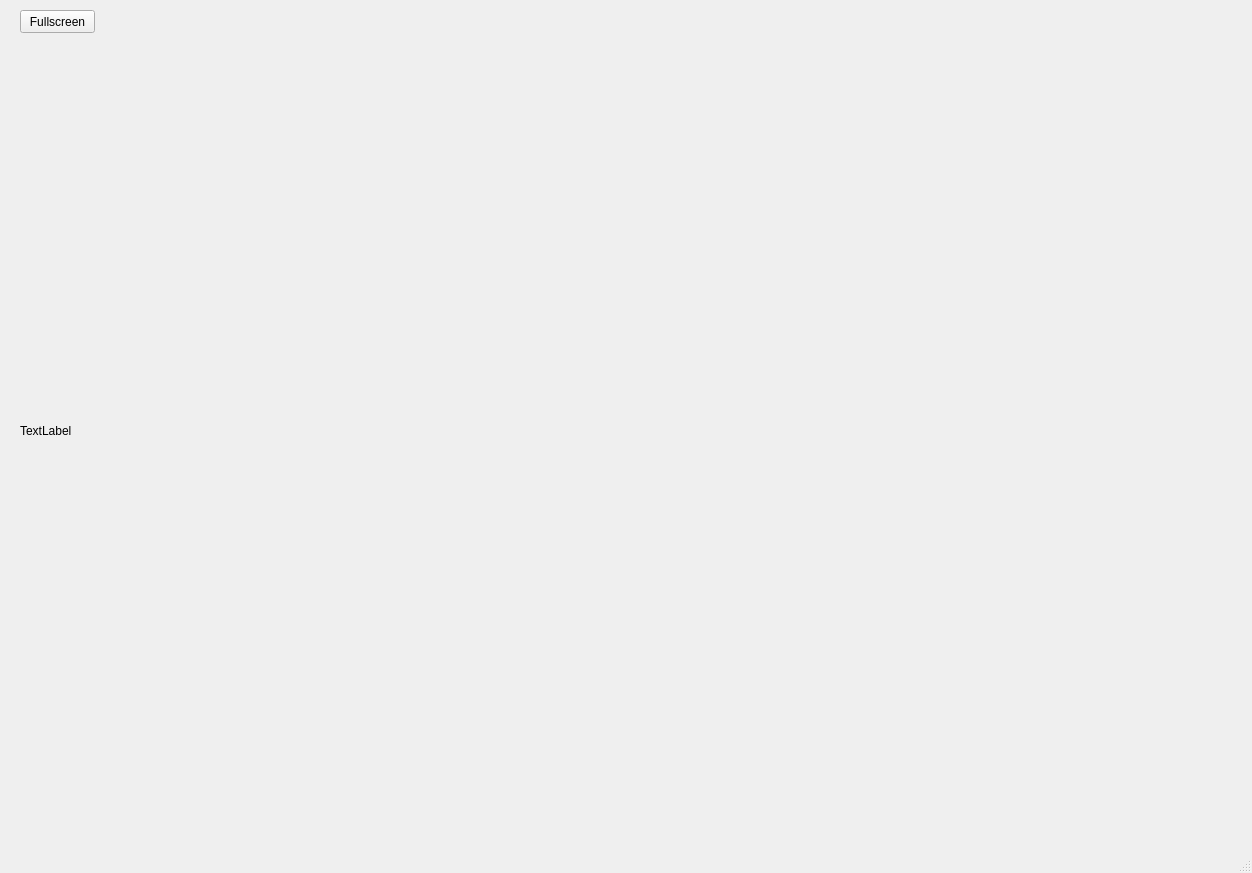
<?xml version="1.0" encoding="UTF-8"?>
<ui version="4.0">
 <class>MainWindow</class>
 <widget class="QMainWindow" name="MainWindow">
  <property name="geometry">
   <rect>
    <x>0</x>
    <y>0</y>
    <width>1252</width>
    <height>873</height>
   </rect>
  </property>
  <property name="windowTitle">
   <string>MainWindow</string>
  </property>
  <widget class="QWidget" name="centralwidget">
   <widget class="QLabel" name="label">
    <property name="geometry">
     <rect>
      <x>20</x>
      <y>50</y>
      <width>1181</width>
      <height>761</height>
     </rect>
    </property>
    <property name="text">
     <string>TextLabel</string>
    </property>
   </widget>
   <widget class="QPushButton" name="pushButton">
    <property name="geometry">
     <rect>
      <x>20</x>
      <y>10</y>
      <width>75</width>
      <height>23</height>
     </rect>
    </property>
    <property name="text">
     <string>Fullscreen</string>
    </property>
   </widget>
  </widget>
  <widget class="QMenuBar" name="menubar">
   <property name="geometry">
    <rect>
     <x>0</x>
     <y>0</y>
     <width>1252</width>
     <height>21</height>
    </rect>
   </property>
  </widget>
  <widget class="QStatusBar" name="statusbar"/>
 </widget>
 <resources/>
 <connections/>
</ui>
